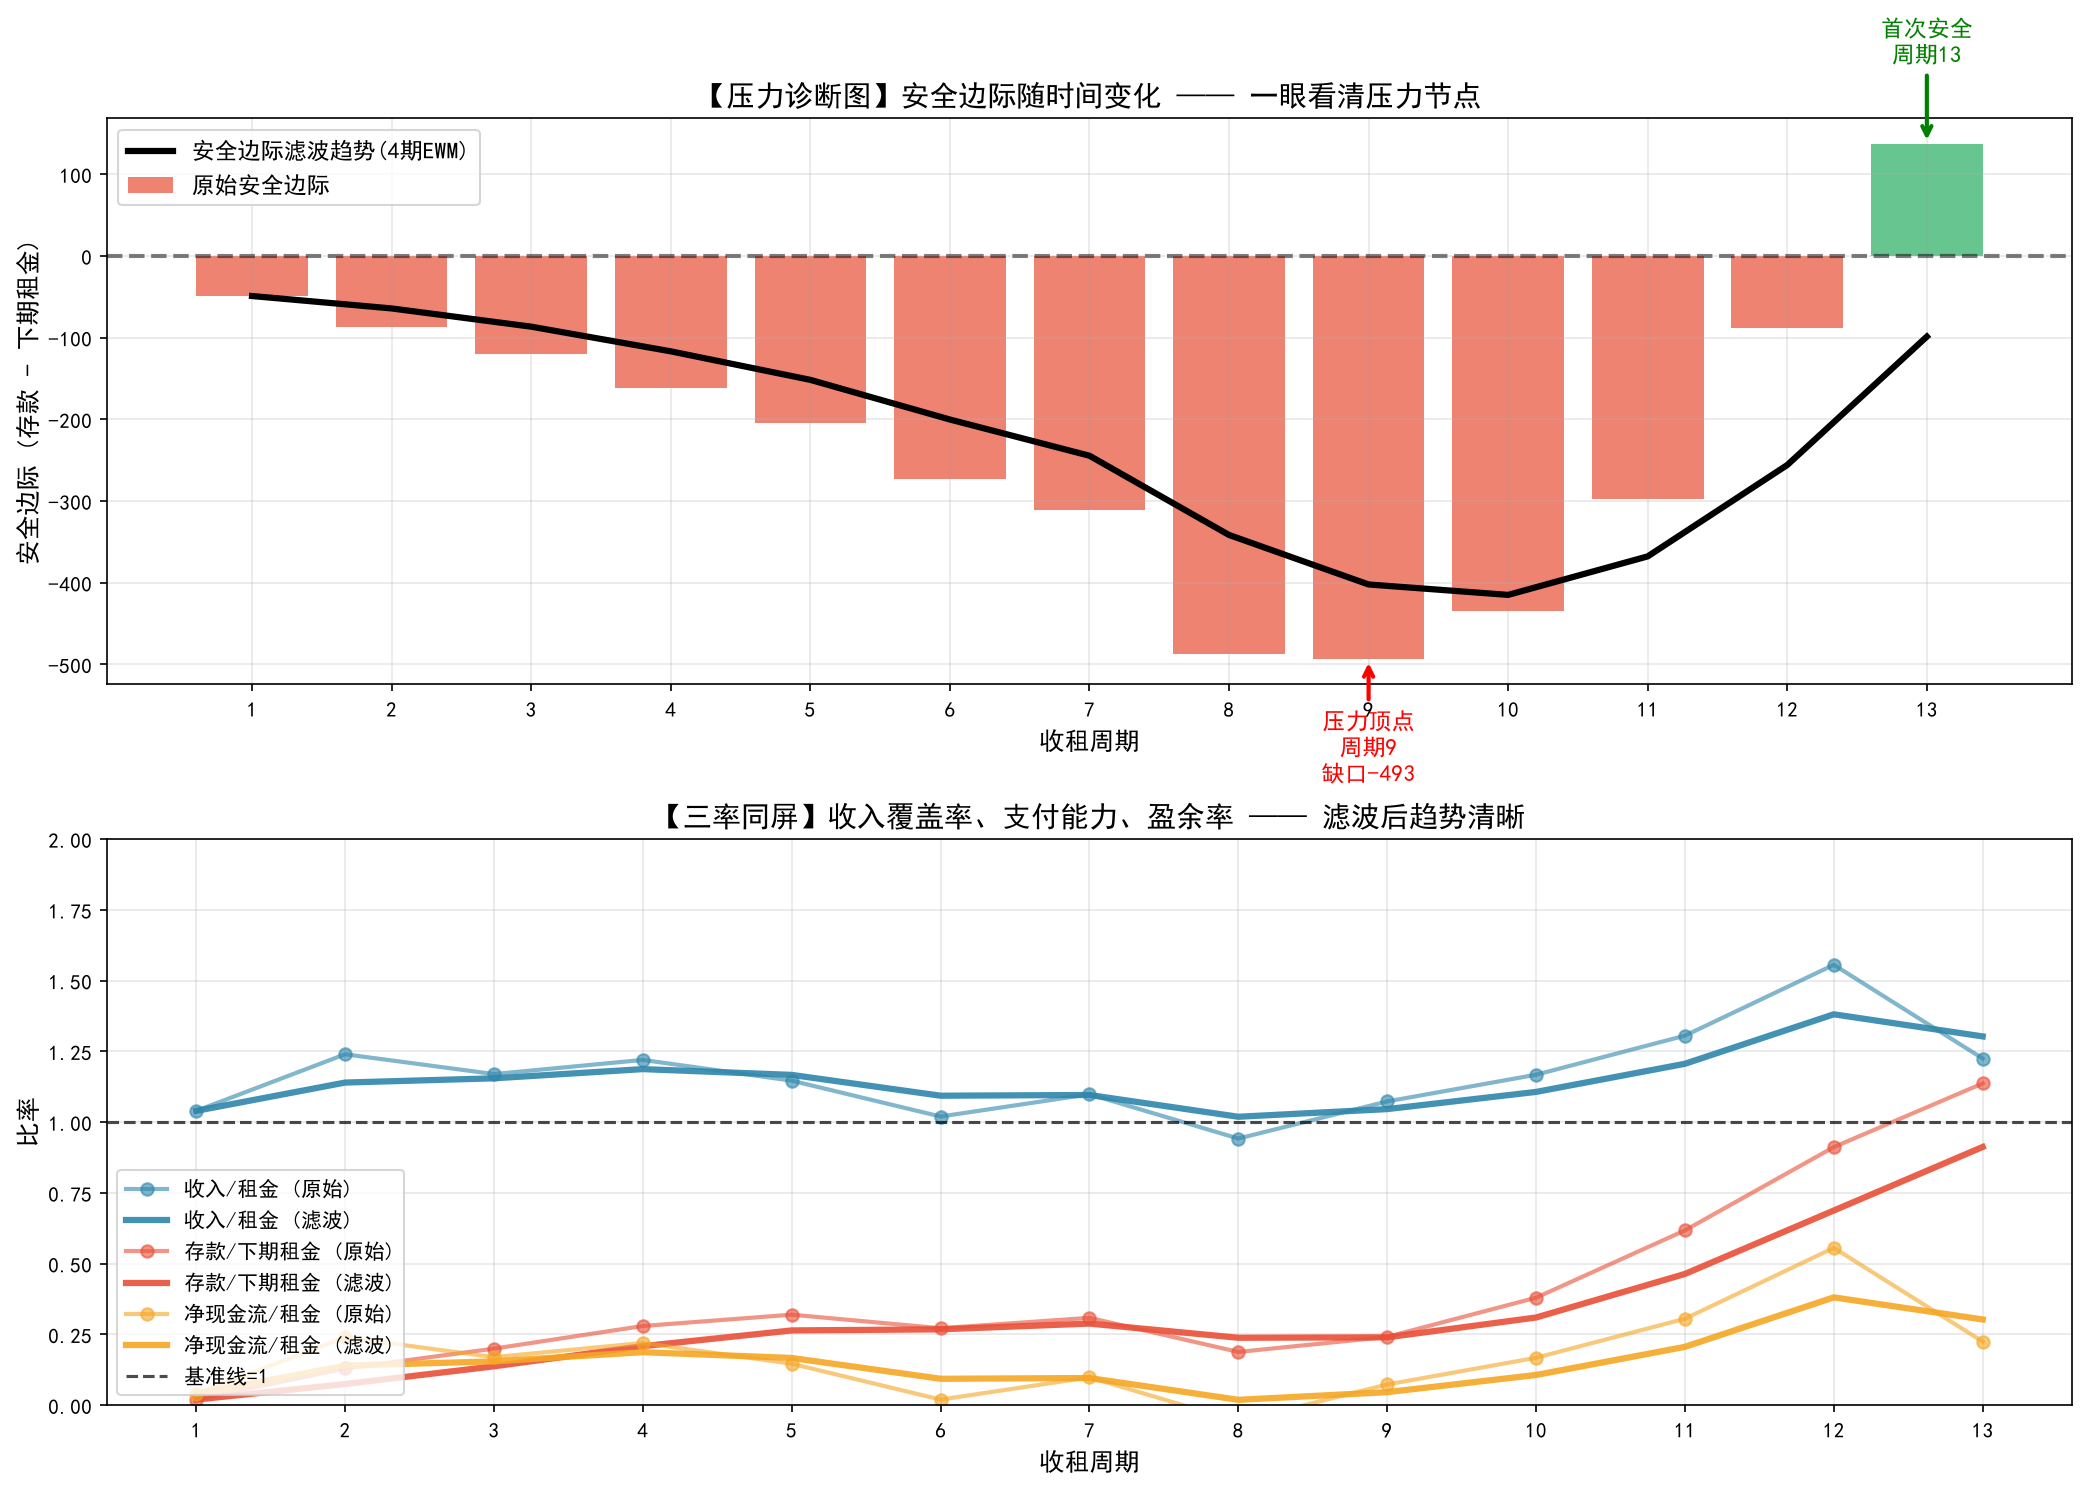

Write the Python code that produced this figure.
import matplotlib.pyplot as plt
import matplotlib
import numpy as np
from matplotlib import font_manager

font_path = r"C:\Windows\Fonts\simhei.ttf"
font_manager.fontManager.addfont(font_path)
prop = font_manager.FontProperties(fname=font_path)
matplotlib.rcParams['font.family'] = prop.get_name()
matplotlib.rcParams['axes.unicode_minus'] = False

rent = np.array([25, 50, 100, 150, 225, 300, 375, 450, 600, 650, 700, 777, 1000], dtype=float)
earned = np.array([26, 62, 117, 183, 258, 306, 412, 424, 644, 759, 914, 1209, 1225], dtype=float)
savings = np.array([1, 13, 30, 63, 96, 102, 139, 113, 157, 266, 480, 912, 1137], dtype=float)
periods = np.arange(1, len(rent) + 1)

next_rent = np.roll(rent, -1)
next_rent[-1] = rent[-1]
safety_margin = savings - next_rent
net_cf = earned - rent

def ewm_smooth(data, span):
    arr = np.array(data, dtype=float)
    result = np.zeros_like(arr, dtype=float)
    result[0] = arr[0]
    alpha = 2 / (span + 1)
    for i in range(1, len(arr)):
        result[i] = alpha * arr[i] + (1 - alpha) * result[i-1]
    return result

fig = plt.figure(figsize=(14, 10))

ax1 = plt.subplot(2, 1, 1)
colors_bar = ['#E94F37' if x < 0 else '#27AE60' for x in safety_margin]
ax1.bar(periods, safety_margin, color=colors_bar, alpha=0.7, label='原始安全边际')
sm_smooth = ewm_smooth(safety_margin, span=4)
ax1.plot(periods, sm_smooth, 'k-', linewidth=3, label='安全边际滤波趋势(4期EWM)', zorder=5)
ax1.axhline(y=0, color='black', linewidth=2, linestyle='--', alpha=0.5)

max_pressure_idx = np.argmin(safety_margin)
recovery_idx = None
for i in range(len(safety_margin)):
    if safety_margin[i] >= 0:
        recovery_idx = i
        break

ax1.annotate(f'\u538b\u529b\u9876\u70b9\n\u5468\u671f{max_pressure_idx+1}\n\u7f3a\u53e3{int(safety_margin[max_pressure_idx])}', 
             xy=(max_pressure_idx+1, safety_margin[max_pressure_idx]),
             xytext=(max_pressure_idx+1, safety_margin[max_pressure_idx]-150),
             arrowprops=dict(arrowstyle='->', color='red', lw=2),
             fontsize=11, color='red', ha='center', fontweight='bold')

if recovery_idx is not None:
    ax1.annotate(f'\u9996\u6b21\u5b89\u5168\n\u5468\u671f{recovery_idx+1}', 
                 xy=(recovery_idx+1, safety_margin[recovery_idx]),
                 xytext=(recovery_idx+1, safety_margin[recovery_idx]+100),
                 arrowprops=dict(arrowstyle='->', color='green', lw=2),
                 fontsize=11, color='green', ha='center', fontweight='bold')

ax1.set_xlabel('\u6536\u79df\u5468\u671f', fontsize=12)
ax1.set_ylabel('\u5b89\u5168\u8fb9\u9645 (\u5b58\u6b3e - \u4e0b\u671f\u79df\u91d1)', fontsize=12)
ax1.set_title('\u3010\u538b\u529b\u8bca\u65ad\u56fe\u3011\u5b89\u5168\u8fb9\u9645\u968f\u65f6\u95f4\u53d8\u5316 \u2014\u2014 \u4e00\u773c\u770b\u6e05\u538b\u529b\u8282\u70b9', fontsize=14, fontweight='bold')
ax1.legend(loc='upper left', fontsize=11)
ax1.grid(True, alpha=0.3)
ax1.set_xticks(periods)

for i in range(len(periods)):
    if safety_margin[i] < 0:
        ax1.fill_between([periods[i]], [0], [safety_margin[i]], alpha=0.15, color='#E94F37')
    else:
        ax1.fill_between([periods[i]], [0], [safety_margin[i]], alpha=0.15, color='#27AE60')

ax2 = plt.subplot(2, 1, 2)
ratio_earn_rent = earned / rent
ratio_earn_rent_smooth = ewm_smooth(ratio_earn_rent, span=3)
ratio_save_nextrent = savings / next_rent
ratio_save_nextrent_smooth = ewm_smooth(ratio_save_nextrent, span=3)
ratio_netcf_rent = net_cf / rent
ratio_netcf_rent_smooth = ewm_smooth(ratio_netcf_rent, span=3)

lines = [
    (ratio_earn_rent, ratio_earn_rent_smooth, '#2E86AB', '\u6536\u5165/\u79df\u91d1'),
    (ratio_save_nextrent, ratio_save_nextrent_smooth, '#E94F37', '\u5b58\u6b3e/\u4e0b\u671f\u79df\u91d1'),
    (ratio_netcf_rent, ratio_netcf_rent_smooth, '#F5A623', '\u51c0\u73b0\u91d1\u6d41/\u79df\u91d1'),
]

for data, smooth, color, label in lines:
    ax2.plot(periods, data, 'o-', linewidth=2, markersize=6, color=color, alpha=0.6, label=f'{label} (\u539f\u59cb)')
    ax2.plot(periods, smooth, '-', linewidth=3, color=color, alpha=0.9, label=f'{label} (\u6ee4\u6ce2)')

ax2.axhline(y=1.0, color='black', linewidth=1.5, linestyle='--', alpha=0.7, label='\u57fa\u51c6\u7ebf=1')
ax2.set_xlabel('\u6536\u79df\u5468\u671f', fontsize=12)
ax2.set_ylabel('\u6bd4\u7387', fontsize=12)
ax2.set_title('\u3010\u4e09\u7387\u540c\u5c4f\u3011\u6536\u5165\u8986\u76d6\u7387\u3001\u652f\u4ed8\u80fd\u529b\u3001\u76c8\u4f59\u7387 \u2014\u2014 \u6ee4\u6ce2\u540e\u8d8b\u52bf\u6e05\u6670', fontsize=14, fontweight='bold')
ax2.legend(loc='lower left', fontsize=10)
ax2.grid(True, alpha=0.3)
ax2.set_xticks(periods)
ax2.set_ylim(0, 2.0)

plt.tight_layout()
plt.savefig(r'E:\code\betterLandlord\pressure_diagnosis.png', dpi=150, bbox_inches='tight', facecolor='white', edgecolor='none')
print("Done")

print("\n=== Safety Margin ===")
for i in range(len(periods)):
    s = savings[i]
    nr = next_rent[i]
    sm = safety_margin[i]
    status = "DANGER" if sm < 0 else "SAFE"
    print(f"P{i+1}: savings={s:>4} vs next_rent={nr:>4} = margin={sm:>+4} [{status}]")
print(f"\nMax pressure at period {max_pressure_idx+1}, margin={int(safety_margin[max_pressure_idx])}")
if recovery_idx is not None:
    print(f"First safe at period {recovery_idx+1}")
